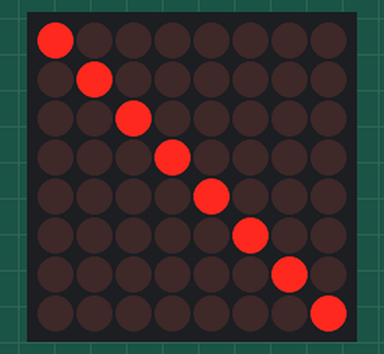
A program run on a simulated Raspberry Pi (BCM pin numbers). Parts: 8×8 LED matrix.

Above: at 0.1 s.
At 0.51 s:
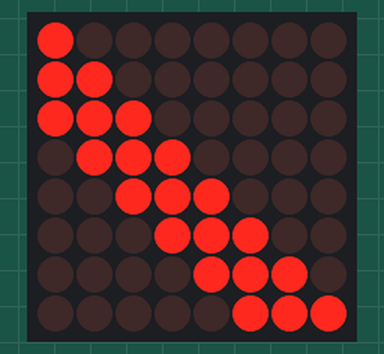
At 0.91 s:
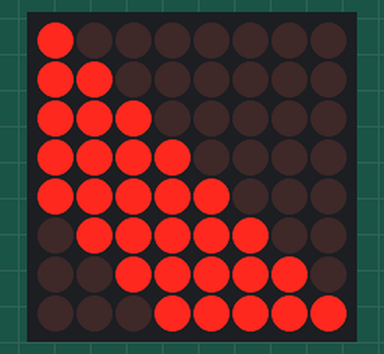
At 1.92 s:
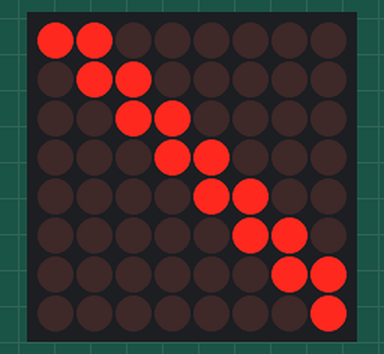
At 2.73 s:
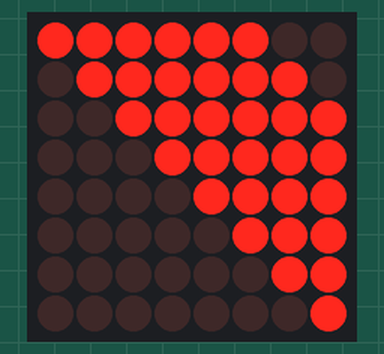
At 3.54 s:
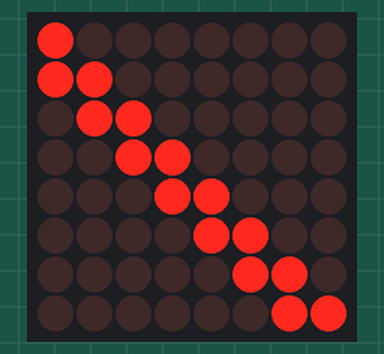

Measured:
- by itself, everything shown: repeats every 3.2 s, in 16 steps

The program:

loading.py
```python
from luma.led_matrix.device import max7219
from luma.core.interface.serial import spi
from luma.core.render import canvas
from time import sleep


class Xlines:
    def __init__(self, device, period):
        self.device = device
        self.period = period

    def verline(self):
        for x in range(8):
            with canvas(self.device) as draw:
                for y in range(x+1):
                    for i in range(8):
                        draw.point((i, i+y), fill="white")
            sleep(self.period)


    def verlineu(self):
        for x in range(8):
            with canvas(self.device) as draw:
                for y in range(x+1):
                    for i in range(8):
                        draw.point((i, i-y), fill="white")
            sleep(self.period)

def main():
    serial = spi(port=0, device=0)
    device = max7219(serial, cascaded=1)
    xlines = Xlines(device, 0.2)
    try:
        while True:
            xlines.verline()
            xlines.verlineu()

    except KeyboardInterrupt:
        with canvas(device) as draw:
            draw.rectangle(device.bounding_box, outline="black", fill="black")

if __name__ == "__main__":
    main()
```
